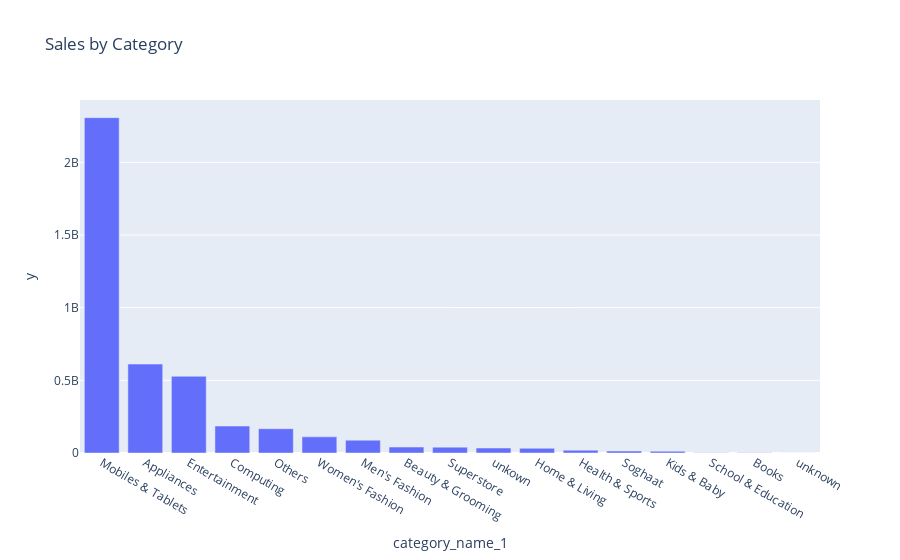

Notebook code cell kept with this figure:
### Code cell
fig = px.bar(df_category_sales, x=df_category_sales.index, y=df_category_sales.values, title="Sales by Category")
fig.show()

### Figure 1 — Plotly figure (JSON) as saved in the notebook; plotly's stock layout.template omitted (floating-point values rounded to 4 significant figures)
{"data": [{"alignmentgroup": "True", "hovertemplate": "category_name_1=%{x}<br>y=%{y}<extra></extra>", "legendgroup": "", "marker": {"color": "#636efa", "pattern": {"shape": ""}}, "name": "", "offsetgroup": "", "orientation": "v", "showlegend": false, "textposition": "auto", "type": "bar", "x": ["Mobiles & Tablets", "Appliances", "Entertainment", "Computing", "Others", "Women's Fashion", "Men's Fashion", "Beauty & Grooming", "Superstore", "unkown", "Home & Living", "Health & Sports", "Soghaat", "Kids & Baby", "School & Education", "Books", "unknown"], "xaxis": "x", "y": [2308000000.0, 612100000.0, 527700000.0, 185700000.0, 167023112, 111000000.0, 88260000.0, 40980000.0, 40410000.0, 34040000.0, 32280000.0, 19620000.0, 13410000.0, 12040000.0, 1877000.0, 1008000.0, 152900.0], "yaxis": "y"}], "layout": {"barmode": "relative", "legend": {"tracegroupgap": 0}, "title": {"text": "Sales by Category"}, "xaxis": {"anchor": "y", "domain": [0, 1], "title": {"text": "category_name_1"}}, "yaxis": {"anchor": "x", "domain": [0, 1], "title": {"text": "y"}}}}
